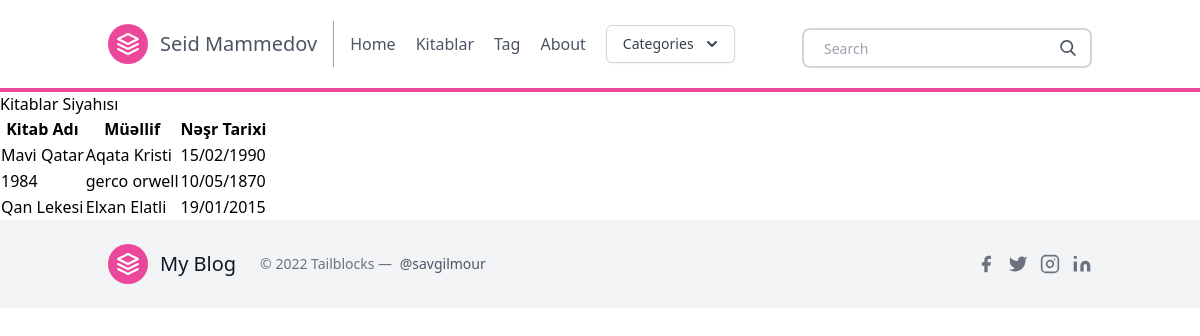
The page /books/ on the database its author committed.
### posts/models.py (models this page shows, shortened)
class Book (models.Model):
    title = models.CharField(max_length=100)
    author = models.CharField(max_length=100)
    published_date = models.DateField()

### posts/views.py (the view)
# urls.py: path('books/', books, name = 'books'),
def books(request):
    books = Book.objects.all()
    return render(request, 'books.html', {'books': books})

### posts/templatetags/markdown_extras.py (called while the page is built)
@register.simple_tag
def get_categories():
    return Category.objects.all()[0:3]

### templates/books.html
{% extends 'base.html' %}
{% block content %}
    <h1>Kitablar Siyahısı</h1>
    <table>
        <tr>
            <th>Kitab Adı</th>
            <th>Müəllif</th>
            <th>Nəşr Tarixi</th>
        </tr>
        {% for book in books %}
        <tr>
            <td>{{ book.title }}</td>
            <td>{{ book.author }}</td>
            <td>{{ book.published_date|date:"d/m/Y"  }}</td>
        </tr>
        {% endfor %}
    </table>
{% endblock content %}

### rows shown on the page
Book: title "Mavi Qatar", author "Aqata Kristi", published_date "15/02/1990"
Book: title "1984", author "gerco orwell", published_date "10/05/1870"
Book: title "Qan Lekesi", author "Elxan Elatli", published_date "19/01/2015"
